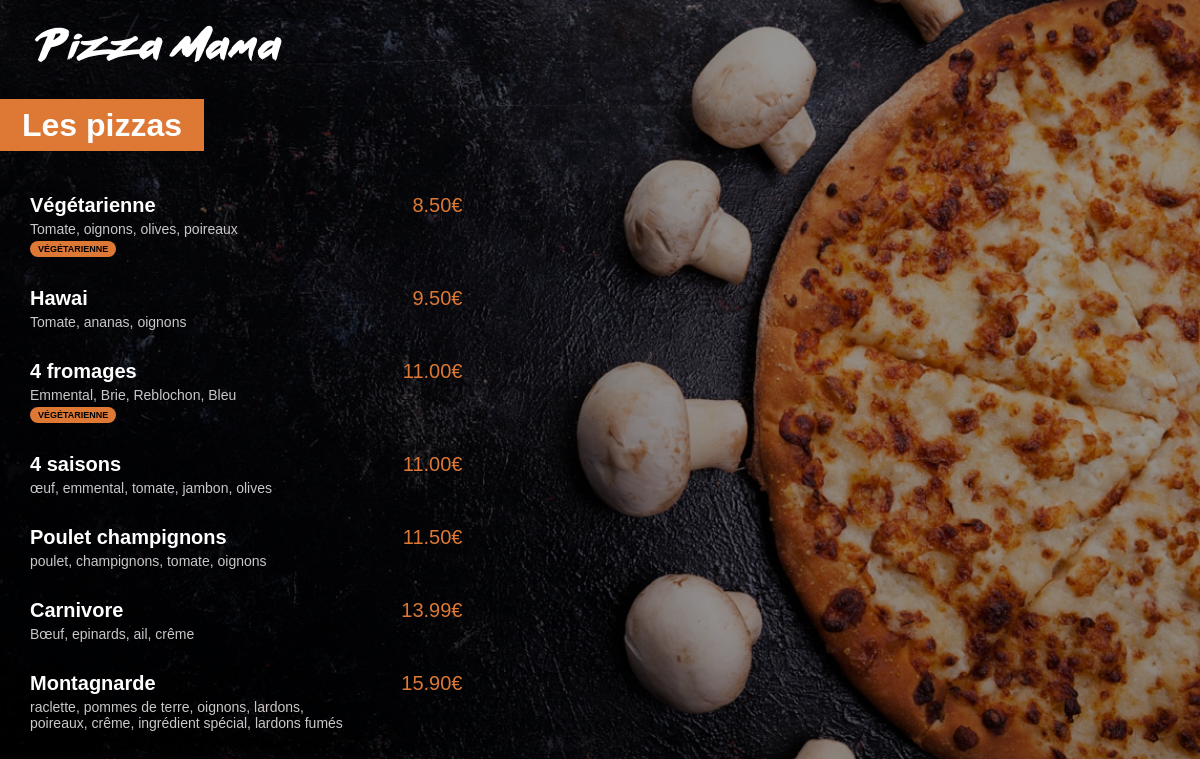
The app's page /menu/ with its own data.
### menu/models.py (models this page shows, shortened)
class Pizza(models.Model):
    nom = models.CharField(max_length=200)
    ingredients = models.CharField(max_length=400)
    prix = models.FloatField(default=0)
    vegetarienne = models.BooleanField(default=False)

### menu/views.py (the view)
# urls.py: path('', views.index, name="index"),
def index(request):
    pizzas = Pizza.objects.all().order_by('prix')
    return render(request, 'menu/index.html', {'pizzas': pizzas})

### menu/templates/menu/index.html (shortened to what this page needs)
{% load static %}
<html lang="fr">
<head>
    <link rel="stylesheet" href="{% static 'menu/style.css' %}">
</head>
<body>
    <a href="{% url 'main:index'%}"><img id="small_logo" src="{% static 'menu/images/small_logo.png' %}"></a>
    <div class="menu_title">
        <h1>Les pizzas</h1>
    </div>
    <div class="menu_list">
        {% for pizza in pizzas %}
            <div class="menu_list_item">
                <span class="menu_list_title">{{pizza.nom}}</span>
                <span class="menu_list_prix">{{pizza.prix | floatformat:2}}€ </span>
                <span class="menu_list_ingredients">{{pizza.ingredients}}</span>
                {% if pizza.vegetarienne %}
                    <span class="vegetarienne">VÉGÉTARIENNE</span>
                {% endif %}
            </div>
        {% endfor %}
    </div>
</body>
</html>

### menu/static/menu/style.css (style rules this page uses)
body { background: linear-gradient(0deg, rgba(0, 0, 0, 0.4), rgba(0, 0, 0, 0.4)), url("images/menu_background.jpg") no-repeat center fixed; -webkit-background-size: cover; -moz-background-size: cover; -o-background-size: cover; background-size: cover; color: white; margin: 0px; font-family: Arial; }
#small_logo { margin-top: 25px; margin-left: 35px; }
h1 { background-color: #DD7835; display: inline; padding: 8px 22px; }
.menu_title { margin-top: 45px; margin-bottom: 50px; }
.menu_list { margin-left: 30px; }
.menu_list_item { margin: 30px 0px; }
.menu_list_title { font-weight: bold; font-size: 20px; display: inline-block; width: 350px; }
.menu_list_prix { font-size: 20px; color: #DD7835; margin-left: 8px; display: inline-block; width: 70px; text-align: right; }
.menu_list_ingredients { font-size: 14px; color: #C8C8C8; display: block; margin-top: 4px; width: 320px; }
.vegetarienne { background-color: #DD7835; color: black; font-size: 9px; padding: 3px 8px; margin-top: 4px; display: inline-block; border-radius: 8px; font-weight: bold; }

### records on screen
Pizza: nom "Végétarienne", prix "8.50", ingredients "Tomate, oignons, olives, poireaux", vegetarienne "VÉGÉTARIENNE"
Pizza: nom "Hawai", prix "9.50", ingredients "Tomate, ananas, oignons"
Pizza: nom "4 fromages", prix "11.00", ingredients "Emmental, Brie, Reblochon, Bleu", vegetarienne "VÉGÉTARIENNE"
Pizza: nom "4 saisons", prix "11.00", ingredients "œuf, emmental, tomate, jambon, olives"
Pizza: nom "Poulet champignons", prix "11.50", ingredients "poulet, champignons, tomate, oignons"
Pizza: nom "Carnivore", prix "13.99", ingredients "Bœuf, epinards, ail, crême"
Pizza: nom "Montagnarde", prix "15.90", ingredients "raclette, pommes de terre, oignons, lardons, poireaux, crême, ingrédient spécial, lardons fumés"
